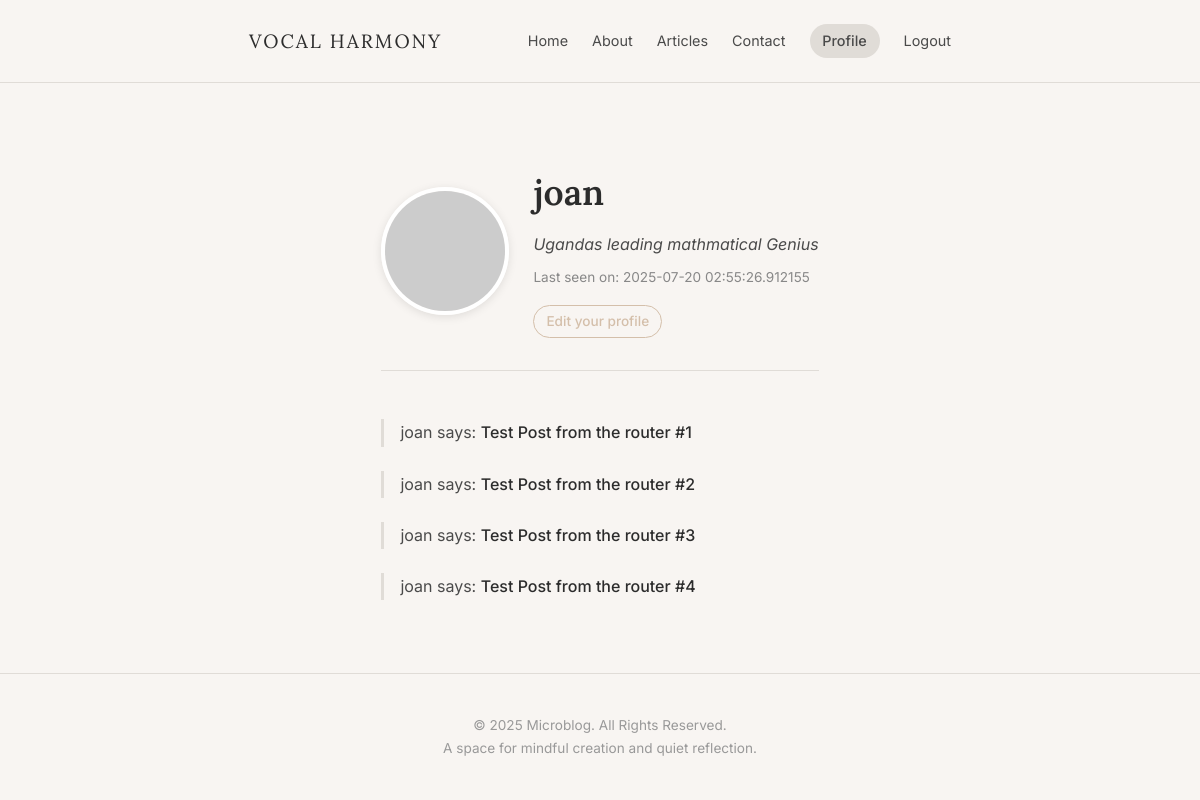
Page /user/joan (signed in) on the committed database.
### app/models.py (models this page shows, shortened)
class User(UserMixin, db.Model):
    id: so.Mapped[int] = so.mapped_column(primary_key=True)
    username: so.Mapped[str] = so.mapped_column(sa.String(64), index=True, unique=True)
    email: so.Mapped[str] = so.mapped_column(sa.String(64), index=True, unique=True)
    password_hash: so.Mapped[Optional[str]] = so.mapped_column(sa.String(256))
    posts: so.WriteOnlyMapped['Post'] = so.relationship(back_populates='author')
    about_me: so.Mapped[Optional[str]] = so.mapped_column(sa.String(200))
    last_seen: so.Mapped[Optional[datetime]] = so.mapped_column(default=lambda: datetime.now(timezone.utc))
    def avatar(self, size):
        digest = md5(self.email.lower().encode('utf-8')).hexdigest()
        return f'https://www.gravatar.com/avatar/{digest}?d=identicon&s={size}'

### app/routes.py (the view)
@app.route('/user/<username>')
@login_required
def user(username):
    user = db.first_or_404(sa.select(User).where(username == username))
    posts = [
        {'author': user, 'body': 'Test Post from the router #1'},
        {'author': user, 'body': 'Test Post from the router #2'},
        {'author': user, 'body': 'Test Post from the router #3'},
        {'author': user, 'body': 'Test Post from the router #4'},
    ]
    return render_template('user.html', user=user, posts=posts)

### app/models.py (called while the page is built)
@login.user_loader
def load_user(id):
    return db.session.get(User, int(id))

### app/routes.py (called while the page is built)
@app.before_request
def before_request():
    if current_user.is_authenticated:
        current_user.last_seen = datetime.now(timezone.utc)
        db.session.commit()

### app/templates/user.html
{% extends "base.html" %}
{% block content %}
<div class="content-wrapper">
    <header class="user-profile-header">
        <img src="{{ user.avatar(128) }}" alt="{{ user.username }}" class="avatar">
        <div class="user-info">
            <h1>{{ user.username }}</h1>
            {% if user.about_me %}<p class="user-bio">{{ user.about_me }}</p>{% endif %}
            {% if user.last_seen %}<p class="user-last-seen">Last seen on: {{ user.last_seen }}</p>{% endif %}
            {% if user == current_user %}
            <p><a href="{{ url_for('edit_profile') }}" class="edit-profile-link">Edit your profile</a></p>
            {% endif %}
        </div>
    </header>
    <div class="user-posts-list">
        {% for post in posts %}
        <div class="user-post">
            <p>
                {{ post.author.username }} says: <b>{{ post.body }}</b>
            </p>
        </div>
        {% else %}
        <p>{{ user.username }} has not posted anything yet.</p>
        {% endfor %}
    </div>
</div>
{% endblock %}

### app/templates/base.html (shortened to what this page needs)
<!DOCTYPE html>
<html lang="en">
<head>
    <link rel="stylesheet" href="{{ url_for('static', filename='style.css') }}">
</head>
<body>
    <header class="main-header">
        <div class="container header-container">
            <a href="{{ url_for('index') }}" class="site-title">Vocal Harmony</a>
            <nav class="main-nav">
                <a href="{{ url_for('index') }}">Home</a>
                <a href="{{ url_for('about') }}">About</a>
                <a href="{{ url_for('blog') }}">Articles</a>
                <a href="#">Contact</a>
                {% if current_user.is_anonymous %}
                <a href="{{ url_for('login') }}">Login</a>
                {% else %}
                <a href="{{ url_for('user', username=current_user.username) }}" class="nav-user-greeting">Profile</a>
                <a href="{{ url_for('logout') }}">Logout</a>
                {% endif %}
            </nav>
        </div>
    </header>
    <main class="container">
        {% block content %}{% endblock %}
    </main>
    <footer class="main-footer">
        <div class="container">
            <p>&copy; 2025 Microblog. All Rights Reserved.</p>
            <p>A space for mindful creation and quiet reflection.</p>
        </div>
    </footer>
</body>
</html>

### app/static/style.css (style rules this page uses)
:root { --bg-color: #F8F5F2; --text-color: #4a4a4a; --heading-color: #2c2c2c; --accent-color: #D4BFAA; --accent-color-dark: #c8b09b; --border-color: #e0dcd7; --white-color: #ffffff; --error-color: #c53030; --font-serif: 'Lora', serif; --font-sans: 'Inter', sans-serif; }
* { box-sizing: border-box; margin: 0; padding: 0; }
body { font-family: var(--font-sans); background-color: var(--bg-color); color: var(--text-color); line-height: 1.7; -webkit-font-smoothing: antialiased; display: flex; flex-direction: column; min-height: 100vh; }
.container { max-width: 750px; margin: 0 auto; padding: 0 1.5rem; }
main.container { flex-grow: 1; }
.main-header { padding: 1.5rem 0; border-bottom: 1px solid var(--border-color); margin-bottom: 3rem; }
.header-container { display: flex; justify-content: space-between; align-items: center; }
.site-title { font-family: var(--font-serif); font-size: 1.2rem; font-weight: 400; color: var(--heading-color); text-decoration: none; letter-spacing: 2px; text-transform: uppercase; }
.main-nav { display: flex; align-items: center; }
.main-nav a { color: var(--text-color); text-decoration: none; margin-left: 1.5rem; font-size: 0.9rem; transition: color 0.3s ease; }
.nav-user-greeting { color: var(--heading-color); font-weight: 500; margin-left: 1.5rem; font-size: 0.9rem; text-decoration: none; padding: 0.3rem 0.8rem; border-radius: 999px; background-color: var(--border-color); transition: all 0.3s ease; }
.content-wrapper { max-width: 680px; margin-left: auto; margin-right: auto; }
.user-profile-header { display: flex; align-items: center; gap: 1.5rem; margin-top: 2rem; margin-bottom: 3rem; padding-bottom: 2rem; border-bottom: 1px solid var(--border-color); }
.user-profile-header .avatar { width: 128px; height: 128px; border-radius: 50%; object-fit: cover; border: 4px solid var(--white-color); box-shadow: 0 2px 10px rgba(0,0,0,0.1); }
.user-profile-header .user-info { display: flex; flex-direction: column; }
.user-profile-header h1 { font-family: var(--font-serif); font-size: 2.2rem; color: var(--heading-color); font-weight: 600; margin: 0; }
.user-profile-header .user-bio { font-size: 1rem; color: var(--text-color); margin-top: 0.5rem; font-style: italic; }
.user-profile-header .user-last-seen { font-size: 0.85rem; color: #888; margin-top: 0.5rem; }
.edit-profile-link { display: inline-block; margin-top: 1rem; font-size: 0.85rem; font-weight: 500; color: var(--accent-color); text-decoration: none; padding: 0.25rem 0.75rem; border: 1px solid var(--accent-color); border-radius: 999px; transition: all 0.3s ease; }
.user-post { margin-bottom: 1.5rem; padding-left: 1rem; border-left: 3px solid var(--border-color); }
.user-post p { margin: 0; }
.user-post b { color: var(--heading-color); font-weight: 500; }
.main-footer { text-align: center; padding: 2.5rem 0; border-top: 1px solid var(--border-color); margin-top: auto; font-size: 0.85rem; }
.main-footer p { color: #999; }

### rows in the picture
User: username "joan", about_me "Ugandas leading mathmatical Genius", last_seen "2025-07-20 02:55:26.912155", author.username "joan" "joan" "joan" "joan"

### other values in the picture
{{ post.body }} "Test Post from the router #1" "Test Post from the router #2" "Test Post from the router #3" "Test Post from the router #4"
